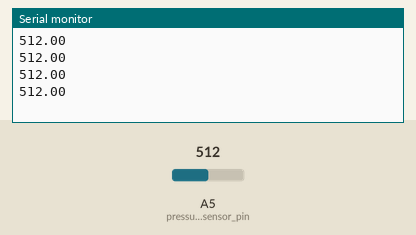
The sketch below on a simulated Arduino Uno, built with avr-gcc and run on an emulated ATmega328P. Parts: the last lines printed to the serial monitor. The inputs (shaded band) are chosen by the test bench; at power-on: A5 (pressure_sensor_pin) = 512.

Above: at 1.2 s.
1.3 s: A5 (pressure_sensor_pin) set to 716
At 1.71 s:
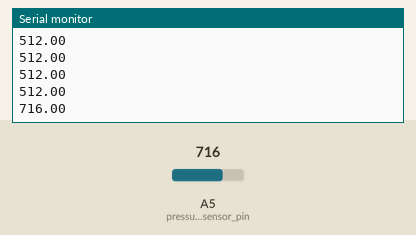
2.8 s: A5 (pressure_sensor_pin) set to 900
At 2.91 s:
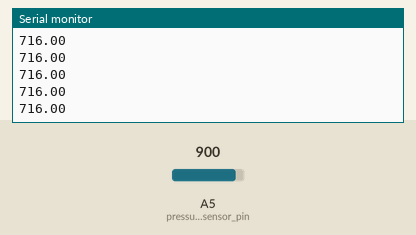
Timing chart, 0 to 5.8 s (numbered marks = the images above; inputs shaded):
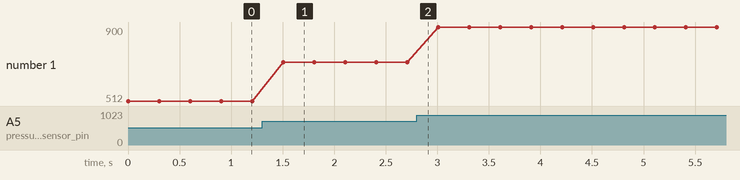

The sketch:

pressure_test.ino
```cpp
float ANALOG_UNITS = 4095;  // 1023 for 10 bit, 4095 for 12 bit
float ARDUINO_VOLTAGE = 5;
int pressure_sensor_pin = A5;
/*
float analog_val = 0.0;
float voltage_resolution = 0.0;
float pressure_applied = 0.0;
float A_calibration = 0.0;
float B_calibration = 0.0;
*/
void setup()
{
  Serial.begin(9600);          //  setup serial
}


// A calibration 10% to 90%
// Output (volts) = [0.8 * V.(supply)]/[P.(max) - P.(min)] * (Pressure.(applied) - P.(min)) + 0.10 * V.(supply)
// = [0.8 * (3.3 Volts)]/[100 psi - 0.36 psi] * (Pressure.(applied) - (0.36 psi)) + 0.10 * (3.3 Volts)
// 0.36 psi is lowest 10 inches H20 conversion

// B calibration, 5% to 95%
// Output (volts) = [0.9 * V.(supply)]/[P.(max) - P.(min)] * (Pressure.(applied) - P.(min)) + 0.05 * V.(supply)
// = [0.9 * (3.3 Volts)]/[P.(max) - 0.36 psi] * (Pressure.(applied) - 0) + 0.05 * (3.3 Volts)
// 0.36 psi is lowest 10 inches H20 conversion

void loop()
{
  float analog_val = analogRead(pressure_sensor_pin);    // read the input pin
  float map_pressure = map(analog_val, 0, ANALOG_UNITS, 0, 100);    // 0v (zero bars) to 10v (100 bars). Alternatively, you could maintain 1 decimal place of accuracy in bar if you keep with int values.
  //Failed: float voltage_resolution = analog_val * (ARDUINO_VOLTAGE / ANALOG_UNITS);    // Voltage
  // This was obtained by seeing that the maximum reading from AnalogRead is 4095, which corresponds to 3.3V on A0 (and which also means 10V output from the sensor.) If you read 4095 from A0, it means you are measuring 100bar:
  // MapBarPressure = (sensorValue2 / ANALOG_UNITS ) * 100;
  float psi_Pressure =  map_pressure * 14.503773773;    // Conversion between bar and psi
  float A_calibration = (0.8 * (3.3))/(100 - 0.36) * (psi_Pressure - 0.36) + 0.10 * 3.3;
  float B_calibration = (0.9 * (3.3))/(100 - 0.36) * (psi_Pressure - 0.36) + 0.05 * 3.3;


  Serial.println(analog_val);             // debug value
  //Serial.println(B_calibration);             // debug value
  delay(300);    // 500 ms delay
  //Serial.println(analog_val);
  //Serial.println(map_pressure);
  //Serial.println(psi_Pressure);

  // Tools > Serial Plotter
}
```

Measured:
- after the input at 1.3 s, the serial monitor: prints a new line after 0.20 s (image 1)
- plotted number 1: 512 → 716 after the input at 1.3 s, 716 → 900 after the input at 2.8 s
